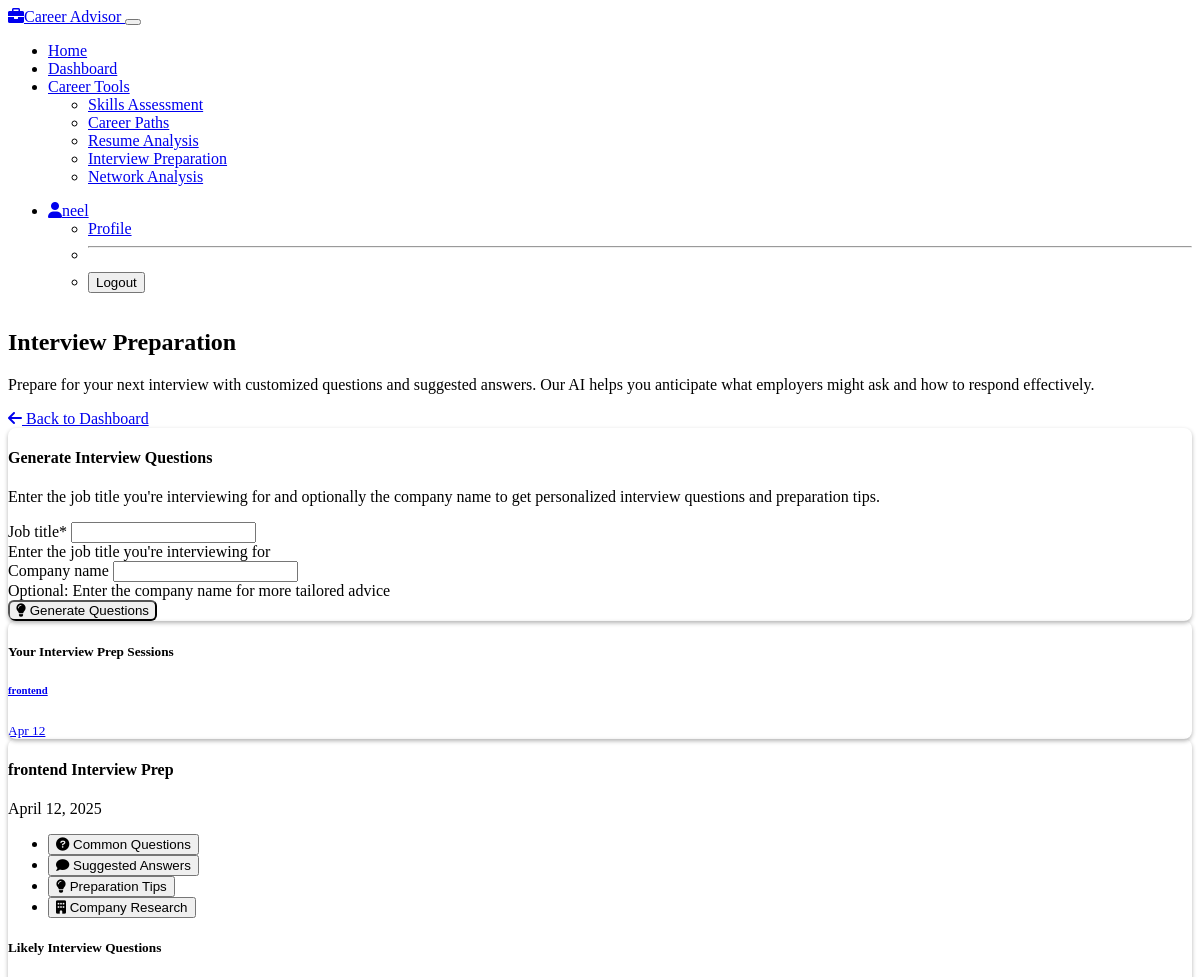
/career/interview-prep/?session_id=1 (signed in, upper part), run on an earlier commit of the app's database.
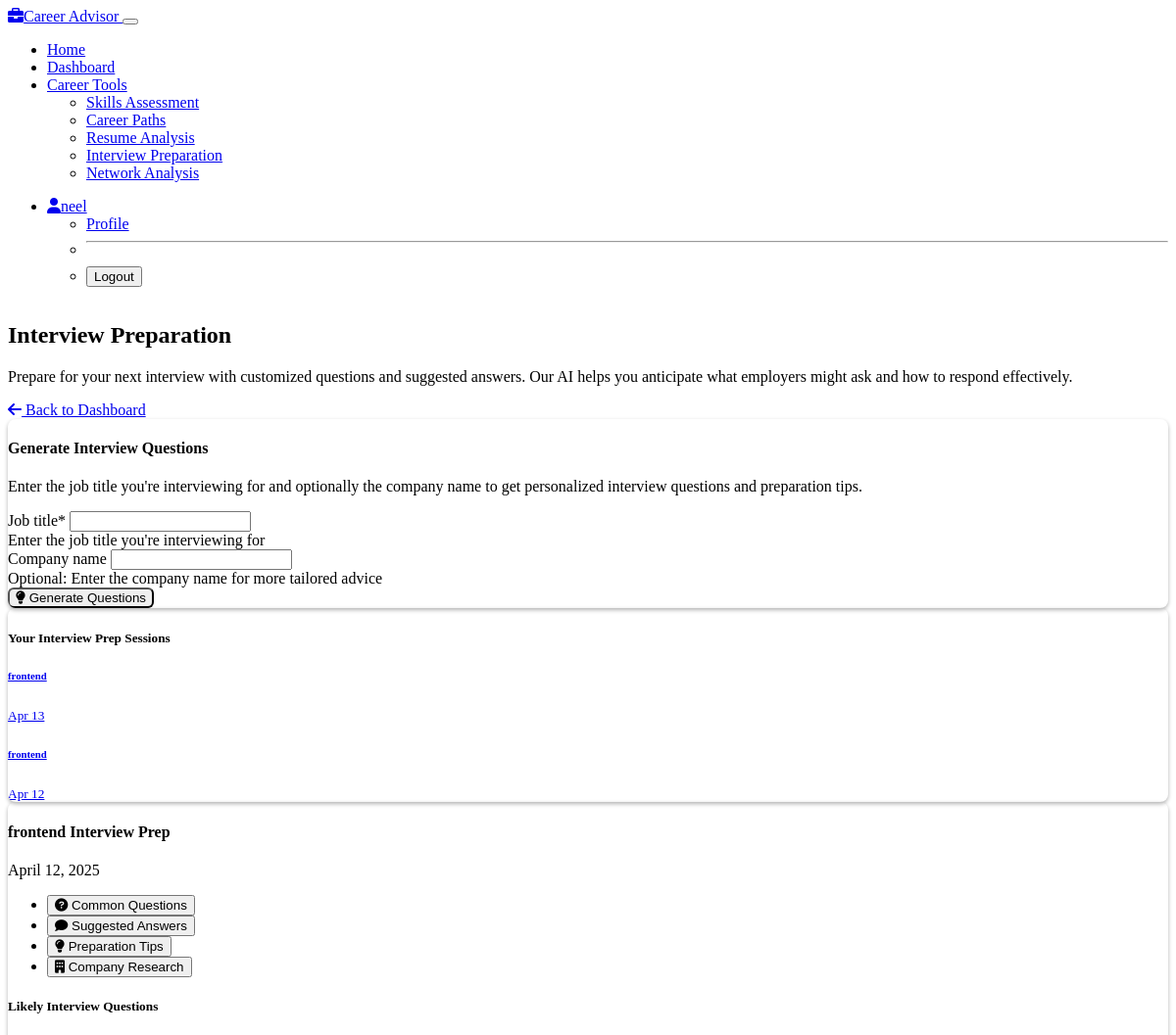
And on a later commit of the database.
### career/models.py (models this page shows, shortened)
class InterviewPrep(models.Model):
    user = models.ForeignKey(User, on_delete=models.CASCADE)
    created_at = models.DateTimeField(default=timezone.now)
    job_title = models.CharField(max_length=100)
    common_questions = models.JSONField()  # Common interview questions
    suggested_answers = models.JSONField()  # Suggested answers based on profile
    preparation_tips = models.TextField()  # General interview preparation tips
    company_research = models.TextField(blank=True)  # Company-specific tips if provided
    from django.db import models

### career/views.py (the view)
# urls.py: path('interview-prep/', views.interview_prep, name='interview_prep'),
@login_required
def interview_prep(request):
    previous_sessions = InterviewPrep.objects.filter(user=request.user).order_by('-created_at')
    if request.method == 'POST':
        form = InterviewPrepForm(request.POST)
        if form.is_valid():
            job_title = form.cleaned_data['job_title']
            company_name = form.cleaned_data['company_name']
            interview_data = generate_interview_questions(
                request.user,
                job_title,
                company_name
            )
            interview_prep = InterviewPrep(
                user=request.user,
                job_title=job_title,
                common_questions=interview_data['common_questions'],
                suggested_answers=interview_data['suggested_answers'],
                preparation_tips=interview_data['preparation_tips'],
                company_research=interview_data['company_research'] if company_name else ''
            )
            interview_prep.save()
            messages.success(request, 'Interview preparation guide generated successfully!')
            return redirect('interview_prep')
    else:
        initial_data = {}
        if request.user.profile.desired_position:
            initial_data['job_title'] = request.user.profile.desired_position
        form = InterviewPrepForm(initial=initial_data)
    session_id = request.GET.get('session_id')
    if session_id:
        try:
            current_session = InterviewPrep.objects.get(id=session_id, user=request.user)
        except InterviewPrep.DoesNotExist:
            current_session = previous_sessions.first() if previous_sessions.exists() else None
    else:
        current_session = previous_sessions.first() if previous_sessions.exists() else None
    context = {
        'form': form,
        'current_session': current_session,
        'previous_sessions': previous_sessions
    }
    return render(request, 'career/interview_prep.html', context)

### career/forms.py
class InterviewPrepForm(forms.Form):
    job_title = forms.CharField(
        max_length=100,
        widget=forms.TextInput(attrs={'class': 'form-control'}),
        help_text="Enter the job title you're interviewing for"
    )
    company_name = forms.CharField(
        max_length=100,
        widget=forms.TextInput(attrs={'class': 'form-control'}),
        required=False,
        help_text="Optional: Enter the company name for more tailored advice"
    )

### templates/career/interview_prep.html (shortened to what the changed rows need)
{% extends 'base.html' %}
{% load crispy_forms_tags %}
{% load static %}
{% block content %}
<div class="container">
    <div class="row mb-4">
        <div class="col-md-8">
            <h2>Interview Preparation</h2>
        </div>
    </div>
    {% if previous_sessions %}
    <div class="row">
        <div class="col-md-4 mb-4">
            <div class="card border-0 shadow-sm h-100">
                <div class="card-body p-0">
                    <div class="list-group list-group-flush">
                        {% for session in previous_sessions %}
                        <a href="{% url 'interview_prep' %}?session_id={{ session.id }}" class="list-group-item list-group-item-action session-card {% if current_session.id == session.id %}active{% endif %}">
                            <div class="d-flex w-100 justify-content-between">
                                <h6 class="mb-1">{{ session.job_title }}</h6>
                                <small>{{ session.created_at|date:"M d" }}</small>
                            </div>
                        </a>
                        {% endfor %}
                    </div>
                </div>
            </div>
        </div>
        <div class="col-md-8">
            {% if current_session %}
            <div class="card border-0 shadow-sm mb-4">
                <div class="card-header bg-transparent d-flex justify-content-between align-items-center">
                    <h4 class="mb-0">{{ current_session.job_title }} Interview Prep</h4>
                    <span class="badge bg-secondary">{{ current_session.created_at|date:"F j, Y" }}</span>
                </div>
                <div class="card-body p-4">
                    <ul class="nav nav-tabs mb-4" id="questionsTabs" role="tablist">
                        <li class="nav-item" role="presentation">
                            <button class="nav-link active" id="questions-tab" data-bs-toggle="tab" data-bs-target="#questions" type="button" role="tab">
                                <i class="fas fa-question-circle me-1"></i> Common Questions
                            </button>
                        </li>
                        <li class="nav-item" role="presentation">
                            <button class="nav-link" id="answers-tab" data-bs-toggle="tab" data-bs-target="#answers" type="button" role="tab">
                                <i class="fas fa-comment me-1"></i> Suggested Answers
                            </button>
                        </li>
                        <li class="nav-item" role="presentation">
                            <button class="nav-link" id="tips-tab" data-bs-toggle="tab" data-bs-target="#tips" type="button" role="tab">
                                <i class="fas fa-lightbulb me-1"></i> Preparation Tips
                            </button>
                        </li>
                        {% if current_session.company_research %}
                        <li class="nav-item" role="presentation">
                            <button class="nav-link" id="company-tab" data-bs-toggle="tab" data-bs-target="#company" type="button" role="tab">
                                <i class="fas fa-building me-1"></i> Company Research
                            </button>
                        </li>
                        {% endif %}
                    </ul>
                    <div class="tab-content" id="questionsTabContent">
                        <div class="tab-pane fade show active" id="questions" role="tabpanel">
                            <h5 class="mb-3">Likely Interview Questions</h5>
                        </div>
                    </div>
                </div>
            </div>
            {% else %}
            <div class="alert alert-info">
                <i class="fas fa-info-circle me-2"></i>
                Select a session from the sidebar or generate a new interview preparation guide.
            </div>
            {% endif %}
        </div>
    </div>
    {% endif %}
</div>
{% endblock %}

What changed in the data, as far as the page shows it:
added InterviewPrep: job_title "frontend", created_at "Apr 13"
